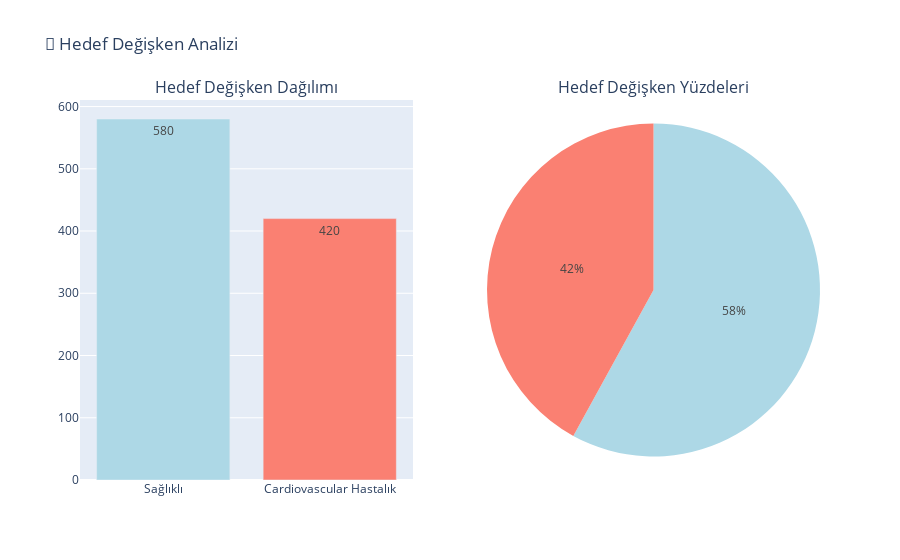

The cell this chart's notebook holds for it:
### Code cell
# 📊 Keşifsel Veri Analizi (EDA)

# Hedef değişken dağılımı
fig = make_subplots(
    rows=1, cols=2,
    subplot_titles=('Hedef Değişken Dağılımı', 'Hedef Değişken Yüzdeleri'),
    specs=[[{"type": "bar"}, {"type": "pie"}]]
)

target_counts = df['target'].value_counts()
target_labels = ['Sağlıklı', 'Cardiovascular Hastalık']

# Bar Chart
fig.add_trace(
    go.Bar(x=target_labels, y=target_counts.values, 
           marker_color=['lightblue', 'salmon'],
           text=target_counts.values, textposition='auto'),
    row=1, col=1
)

# Pie Chart
fig.add_trace(
    go.Pie(labels=target_labels, values=target_counts.values,
           marker_colors=['lightblue', 'salmon']),
    row=1, col=2
)

fig.update_layout(title_text="🎯 Hedef Değişken Analizi", showlegend=False)
fig.show()

print("📊 HEDEF DEĞİŞKEN İSTATİSTİKLERİ:")
print("=" * 40)
for i, label in enumerate(target_labels):
    count = target_counts.iloc[i]
    percentage = (count / len(df)) * 100
    print(f"{label}: {count} kişi (%{percentage:.1f})")
    
# Denge kontrolü
balance_ratio = target_counts.min() / target_counts.max()
print(f"\n⚖️ Veri seti dengesi: {balance_ratio:.2f}")
if balance_ratio < 0.6:
    print("⚠️ Veri seti dengesiz - class imbalance teknikler gerekebilir")
else:
    print("✅ Veri seti yeterince dengeli")

### Figure 1 — Plotly figure (JSON) as saved in the notebook; plotly's stock layout.template omitted (floating-point values rounded to 4 significant figures)
{"data": [{"marker": {"color": ["lightblue", "salmon"]}, "text": [580.0, 420.0], "textposition": "auto", "type": "bar", "x": ["Sağlıklı", "Cardiovascular Hastalık"], "xaxis": "x", "y": [580, 420], "yaxis": "y"}, {"domain": {"x": [0.55, 1], "y": [0, 1]}, "labels": ["Sağlıklı", "Cardiovascular Hastalık"], "marker": {"colors": ["lightblue", "salmon"]}, "type": "pie", "values": [580, 420]}], "layout": {"annotations": [{"font": {"size": 16}, "showarrow": false, "text": "Hedef Değişken Dağılımı", "x": 0.225, "xanchor": "center", "xref": "paper", "y": 1, "yanchor": "bottom", "yref": "paper"}, {"font": {"size": 16}, "showarrow": false, "text": "Hedef Değişken Yüzdeleri", "x": 0.775, "xanchor": "center", "xref": "paper", "y": 1, "yanchor": "bottom", "yref": "paper"}], "showlegend": false, "title": {"text": "🎯 Hedef Değişken Analizi"}, "xaxis": {"anchor": "y", "domain": [0, 0.45]}, "yaxis": {"anchor": "x", "domain": [0, 1]}}}
